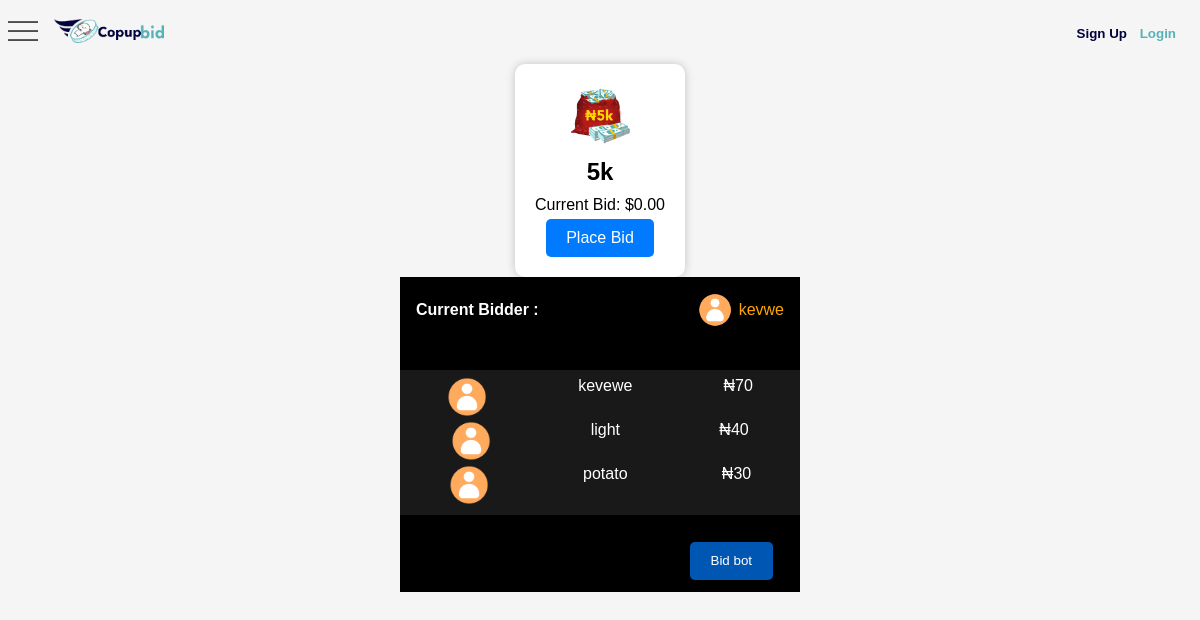
Screenshot of /auction_page.php?id=28 with the database file from the repository.
### tables this page shows
CREATE TABLE `auctions` (
  `id` int(11) NOT NULL,
  `auction_title` varchar(255) NOT NULL,
  `start_date` datetime NOT NULL,
  `image_path` varchar(255) NOT NULL,
  `end_date_time` datetime DEFAULT NULL,
  `user_id` int(11) NOT NULL,
  `current_bid` decimal(10,2) NOT NULL DEFAULT 0.00,
  `countdown_timer` int(11) NOT NULL,
  `description` text DEFAULT NULL
);

### auction_page.php (the view, shortened to what this page needs)
<!DOCTYPE html>
<html lang="en">
<head>
    <link rel="stylesheet" href="css/auction-page.css">
    <link rel="stylesheet" href="./css/header.css">
</head>
<body>
<div class="header">
<div class="header">
    <div class="first">
        <div class="left">
            <div class="menu">
                <img src="./img/icon/menu.png" alt="menu" class="open-nav">
            </div>
        </div>
        <div class="right">
            <div class="log">
                <img src="./img/logo2.png" alt="logo" />
            </div>
        </div>
    </div>
    <div class="second">
        <div class="links">
            <?php
            if (isset($_SESSION['user_logged_in']) && $_SESSION['user_logged_in'] === true) {
                echo '<a href="buy_bids.php" style="text-decoration: none; color: black;">BUY BIDS</a>';
                echo '<a href="profile.php" style="text-decoration: none; color: black;">PROFILE</a>';
                echo '<a href="notifications.php" style="text-decoration: none; color: black;">NOTIFICATIONS</a>';
                echo '<a href="shop.php" style="text-decoration: none; color: black;">Shop</a>';
                if (isset($_SESSION['bid_coin_balance'])) {
                    echo '<p>Bid Coin Balance: ' . $_SESSION['bid_coin_balance'] . '</p>';
                }
                if (isset($_SESSION['main_amount'])) {
                    echo '<p>Main Amount: ' . $_SESSION['main_amount'] . '</p>';
                }
            } else {
                echo '<a href="register.php"><button style="color: #00013d;">Sign Up</button></a>';
                echo '<a href="login.php"><button style="color: #56b2b7;">Login</button></a>';
            }
            ?>
        </div>
    </div>
</div>
</div>
<?php
include("db.php");
if (isset($_GET['id'])) {
    $auctionId = intval($_GET['id']);
} else {
    $auctionId = 1;
}
$sql = "SELECT auction_title, image_path, current_bid FROM auctions WHERE id = $auctionId";
$result = mysqli_query($conn, $sql);
if ($result && mysqli_num_rows($result) > 0) {
    $row = mysqli_fetch_assoc($result);
    $auctionTitle = $row['auction_title'];
    $imagePath = $row['image_path'];
    $currentBid = $row['current_bid'];
} else {
    $auctionTitle = "Auction Not Found";
    $imagePath = "default-image.jpg";
    $currentBid = 0;
}
?>
<div class="auction-container">
    <div class="auction-item">
        <img src="<?php echo $imagePath; ?>" alt="<?php echo $auctionTitle; ?>"style="width:60px">
        <h1><?php echo $auctionTitle; ?></h1>
        <p>Current Bid: $<?php echo $currentBid; ?></p>
        <button class="bid-button" data-bid-amount="10">Place Bid</button>
    </div>
</div>
<div class="middle">
    <div class="head">
        <div class="current">
            <p>Current Bidder :</p>
            <div class="wrap">
            <img src="img/avatar.png" alt="avatar">
            <div class="name">kevwe</div>
            </div>
        </div>
    </div>
            <div id="leaderboard">
                <div class="user">
                    <div class="profile">
                        <img src="img/avatar.png" alt="">
                    </div>
                    <div class="name">kevewe</div>
                    <div class="bid">₦70</div>
                </div>
                <div class="user">
                <div class="profile">
                        <img src="img/avatar.png" alt="">
                    </div>
                    <div class="name">light</div>
                    <div class="bid">₦40</div>
                </div>
                <div class="user">
                <div class="profile">
                        <img src="img/avatar.png" alt="">
                    </div>
                    <div class="name">potato</div>
                    <div class="bid">₦30</div>
                </div>
            </div>
            <div class="btn">
            <button id="place-bid-button">Bid bot</button>
            </div>
</div>
</body>
</html>

### css/auction-page.css (style rules this page uses)
body { font-family:sans-serif; background-color: #f5f5f5; margin: 0; padding: 0; }
.auction-container { display: flex; justify-content: center; align-items: center; }
.auction-item { background-color: #fff; border-radius: 10px; box-shadow: 0px 0px 10px rgba(0, 0, 0, 0.2); padding: 20px; text-align: center; }
h1 { font-size: 24px; margin: 10px 0; }
p { margin: 5px 0; }
.bid-button { background-color: #007bff; color: #fff; border: none; border-radius: 5px; padding: 10px 20px; cursor: pointer; font-size: 16px; transition: background-color 0.3s ease; }
.middle { background: black; color: white; width: 400px; margin: 0 auto; }
.middle img { width: 40px; }
.middle .head { padding:1rem; }
.middle .head .current { display: flex; align-items: center; justify-content: space-between; }
.middle .head .current p { font-weight:bold; }
.middle .head .current .wrap { display: flex; align-items: center; gap:0.4rem }
.middle .head .current .wrap img { width: 34px; object-fit: cover; }
.middle .head .current .wrap .name { color: orange; }
.middle #leaderboard { margin-top: 1.7rem; padding: 0.4rem; background:rgb(25, 25, 25); }
#leaderboard .user { display: flex; justify-content:space-around; gap:0.6rem }
.middle .btn { display: flex; justify-content: end; margin: 1.7rem; }
.middle .btn button { padding: 0.7rem 1.3rem; border-radius: 0.3rem; border: none; margin-bottom:0.8rem; cursor: pointer; color: white; background-color: #0056b3; }

### css/header.css (style rules this page uses)
* { margin:0; padding: 0; }
body { padding-top:4rem; }
.header { display: flex; align-items: center; z-index:2; position: fixed; top:0; left: 0; right: 0; background: rgb(245, 245, 245); justify-content: space-between; padding-top: 1rem; padding-bottom: 0.3rem; padding-left: 0.5rem; padding-right: 0.5rem; }
.header .first { display: flex; gap:1rem; align-items: center; }
.header .first img { width: 30px; cursor: pointer; object-fit: cover; }
.header .right img { width: 110px; object-fit: cover; }
.header .second .links { display: flex; gap:0.8rem; margin-right:1rem; }
.header .second .links button { border: none; cursor: pointer; font-weight: bold; background: none; border-radius: 0.3rem; padding: 0.5rem 0; }
img { user-select: none; }

### rows the page displays
auctions: image_path (picture), auction_title "5k", current_bid "0.00"
